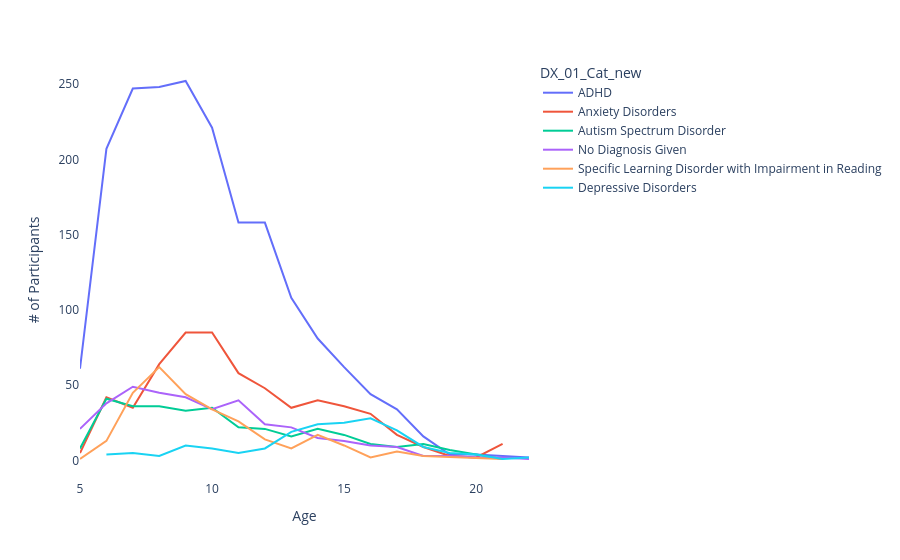

Write notebook code for a chart like this one.
### Markdown cell above
## Participant count as a function of age

### Code cell
df1 = df[df['DX_01_Cat_new'].isin(['ADHD', 'No Diagnosis Given', 
                           'Anxiety Disorders', 
                           'Specific Learning Disorder with Impairment in Reading',
                           'Autism Spectrum Disorder',
                          'Depressive Disorders'])
                        ]
tmp = df1.groupby(['Age', 'DX_01_Cat_new']).count().reset_index()

fig = px.line(data_frame=tmp, x='Age', y='Identifiers', color='DX_01_Cat_new')
fig.update_yaxes(showticklabels=True, title='# of Participants')
fig.update_layout({'plot_bgcolor': 'rgba(0,0,0,0)',
                  'paper_bgcolor': 'rgba(0,0,0,0)'})

### Figure 1 — Plotly figure (JSON) as saved in the notebook; plotly's stock layout.template omitted (floating-point values rounded to 4 significant figures)
{"data": [{"hovertemplate": "DX_01_Cat_new=ADHD<br>Age=%{x}<br>Identifiers=%{y}<extra></extra>", "legendgroup": "ADHD", "line": {"color": "#636efa", "dash": "solid"}, "marker": {"symbol": "circle"}, "mode": "lines", "name": "ADHD", "orientation": "v", "showlegend": true, "type": "scatter", "x": [5, 6, 7, 8, 9, 10, 11, 12, 13, 14, 15, 16, 17, 18, 19, 20, 21, 22], "xaxis": "x", "y": [61, 207, 247, 248, 252, 221, 158, 158, 108, 81, 62, 44, 34, 16, 4, 4, 3, 2], "yaxis": "y"}, {"hovertemplate": "DX_01_Cat_new=Anxiety Disorders<br>Age=%{x}<br>Identifiers=%{y}<extra></extra>", "legendgroup": "Anxiety Disorders", "line": {"color": "#EF553B", "dash": "solid"}, "marker": {"symbol": "circle"}, "mode": "lines", "name": "Anxiety Disorders", "orientation": "v", "showlegend": true, "type": "scatter", "x": [5, 6, 7, 8, 9, 10, 11, 12, 13, 14, 15, 16, 17, 18, 19, 20, 21], "xaxis": "x", "y": [5, 42, 35, 64, 85, 85, 58, 48, 35, 40, 36, 31, 17, 9, 3, 2, 11], "yaxis": "y"}, {"hovertemplate": "DX_01_Cat_new=Autism Spectrum Disorder<br>Age=%{x}<br>Identifiers=%{y}<extra></extra>", "legendgroup": "Autism Spectrum Disorder", "line": {"color": "#00cc96", "dash": "solid"}, "marker": {"symbol": "circle"}, "mode": "lines", "name": "Autism Spectrum Disorder", "orientation": "v", "showlegend": true, "type": "scatter", "x": [5, 6, 7, 8, 9, 10, 11, 12, 13, 14, 15, 16, 17, 18, 19, 20, 21], "xaxis": "x", "y": [8, 41, 36, 36, 33, 35, 22, 21, 16, 21, 17, 11, 9, 11, 7, 4, 1], "yaxis": "y"}, {"hovertemplate": "DX_01_Cat_new=No Diagnosis Given<br>Age=%{x}<br>Identifiers=%{y}<extra></extra>", "legendgroup": "No Diagnosis Given", "line": {"color": "#ab63fa", "dash": "solid"}, "marker": {"symbol": "circle"}, "mode": "lines", "name": "No Diagnosis Given", "orientation": "v", "showlegend": true, "type": "scatter", "x": [5, 6, 7, 8, 9, 10, 11, 12, 13, 14, 15, 16, 17, 18, 19, 20, 21, 22], "xaxis": "x", "y": [21, 38, 49, 45, 42, 34, 40, 24, 22, 15, 13, 10, 9, 3, 3, 2, 2, 1], "yaxis": "y"}, {"hovertemplate": "DX_01_Cat_new=Specific Learning Disorder with Impairment in Reading<br>Age=%{x}<br>Identifiers=%{y}<extra></extra>", "legendgroup": "Specific Learning Disorder with Impairment in Reading", "line": {"color": "#FFA15A", "dash": "solid"}, "marker": {"symbol": "circle"}, "mode": "lines", "name": "Specific Learning Disorder with Impairment in Reading", "orientation": "v", "showlegend": true, "type": "scatter", "x": [5, 6, 7, 8, 9, 10, 11, 12, 13, 14, 15, 16, 17, 18, 21], "xaxis": "x", "y": [1, 13, 45, 62, 44, 34, 26, 14, 8, 17, 10, 2, 6, 3, 1], "yaxis": "y"}, {"hovertemplate": "DX_01_Cat_new=Depressive Disorders<br>Age=%{x}<br>Identifiers=%{y}<extra></extra>", "legendgroup": "Depressive Disorders", "line": {"color": "#19d3f3", "dash": "solid"}, "marker": {"symbol": "circle"}, "mode": "lines", "name": "Depressive Disorders", "orientation": "v", "showlegend": true, "type": "scatter", "x": [6, 7, 8, 9, 10, 11, 12, 13, 14, 15, 16, 17, 18, 19, 20, 21, 22], "xaxis": "x", "y": [4, 5, 3, 10, 8, 5, 8, 19, 24, 25, 28, 20, 9, 5, 4, 1, 2], "yaxis": "y"}], "layout": {"legend": {"title": {"text": "DX_01_Cat_new"}, "tracegroupgap": 0}, "margin": {"t": 60}, "paper_bgcolor": "rgba(0,0,0,0)", "plot_bgcolor": "rgba(0,0,0,0)", "xaxis": {"anchor": "y", "domain": [0, 1], "title": {"text": "Age"}}, "yaxis": {"anchor": "x", "domain": [0, 1], "showticklabels": true, "title": {"text": "# of Participants"}}}}
